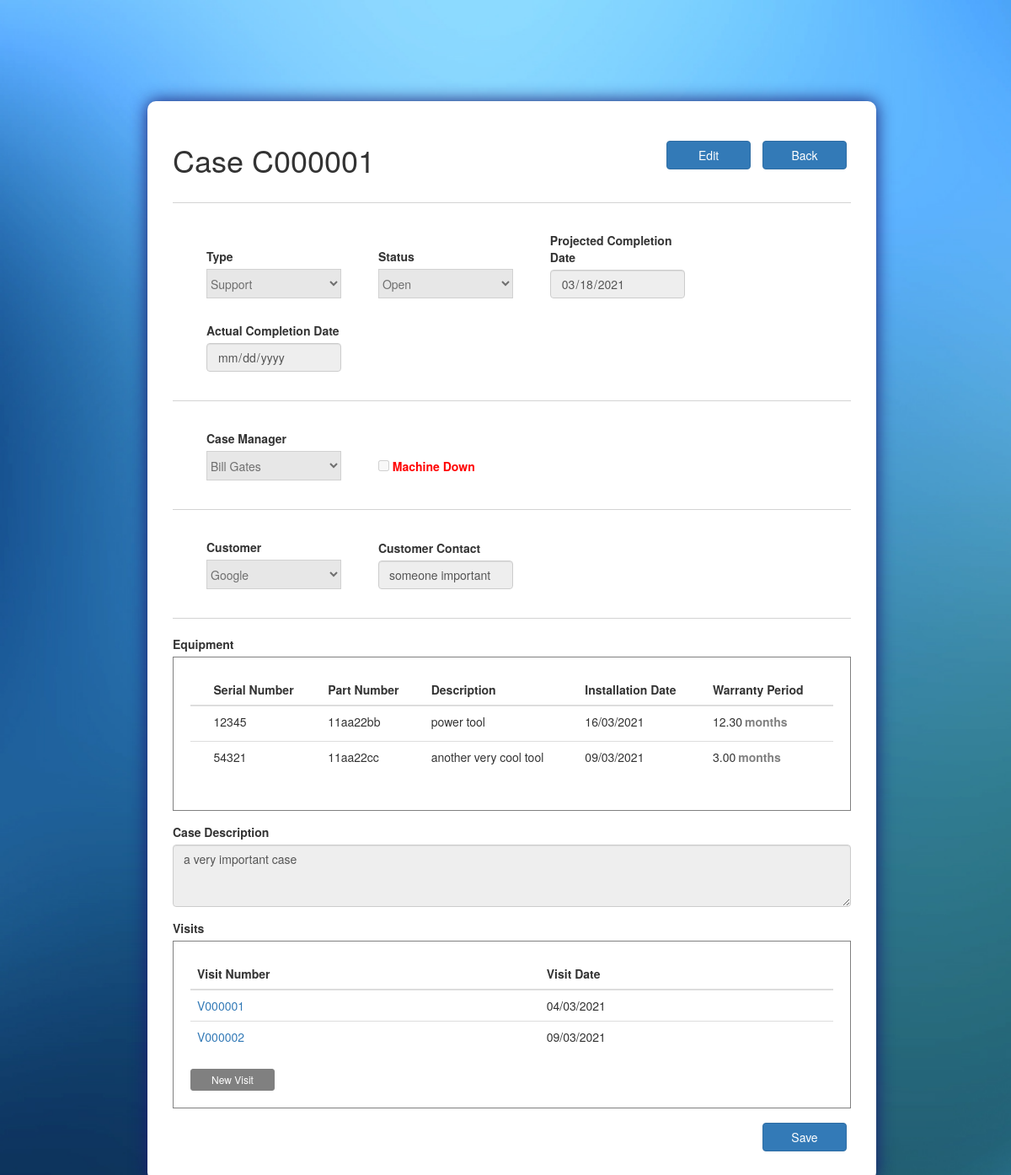
Screenshot of /case/C000001/ (signed in) with the database file from the repository.
### ASISupport_app/models.py (models this page shows, shortened)
class Case(models.Model):
	TYPES = (
		('Support', 'Support'),
		('Training', 'Training'),
		('Maintenance', 'Maintenance'),
		('installation','Installation')
	)
	STATUSES = (
		('Open', 'Open'),
		('Resolved', 'Resolved'),
		('Closed', 'Closed'),
		('On Hold','On Hold'),
		('Cancelled','Cancelled')
	)
	case_num = models.CharField(max_length=100, primary_key=True)
	case_type = models.CharField(max_length=100, choices=TYPES)
	status = models.CharField(max_length=100, choices=STATUSES)
	create_date = models.DateTimeField(default=timezone.now)
	target_date = models.DateField()
	actual_date = models.DateField(blank=True, null=True)
	case_manager = models.ForeignKey(Employee, on_delete=models.CASCADE)
	machine_down =  models.BooleanField(default=False)
	customer = models.ForeignKey(Customer, on_delete=models.CASCADE)
	customer_contact = models.CharField(max_length=100)
	case_description = models.TextField()
	cancellation_reason = models.TextField(blank=True, null=True)

class Employee(models.Model):
	employee_id = models.CharField(max_length=100, primary_key=True)
	first_name = models.CharField(max_length=100)
	last_name = models.CharField(max_length=100)
	phone_number = models.CharField(max_length=100)
	email = models.EmailField(max_length=254, unique = True)
	password = models.CharField(max_length=100)
	def __str__(self):
		return f'{self.first_name} {self.last_name}'

class Customer(models.Model):
	customer_name = models.CharField(max_length=100, primary_key=True)
	def __str__(self):
		return self.customer_name

class Equipment(models.Model):
	equip_sn = models.CharField(max_length=100, primary_key=True)
	equip_pn = models.CharField(max_length=100)
	equip_description = models.TextField()
	installation_date = models.DateTimeField()
	warranty = models.DecimalField(max_digits=20, decimal_places=2) #in months
	def __str__(self):
		return self.equip_sn

class Visit(models.Model):
	visit_num = models.CharField(max_length=100, primary_key=True)
	case_num = models.ForeignKey(Case, on_delete=models.CASCADE)
	visit_date = models.DateTimeField(default = timezone.now)
	engineer = models.ForeignKey(Employee, on_delete=models.CASCADE)
	customer = models.ForeignKey(Customer, on_delete=models.CASCADE)#!!!must be same customer as in case
	customer_contact = models.CharField(max_length=100)#!!!must be same customer as in case
	remote =  models.BooleanField(default=False)
	visit_start = models.TimeField()
	visit_end = models.TimeField()
	travel_hours = models.DecimalField(max_digits=20, decimal_places=2, default=0.00)
	num_of_engineers = models.IntegerField(blank=True, null=True)
	visit_summary = models.TextField()

### ASISupport_app/views.py (the view)
# urls.py: path('case/<id>/', views.case_view, name = 'view_case'),
@login_required(login_url='/accounts/login/')
def case_view(request, id):
	state = 'view'
	case = Case.objects.get(case_num=id)
	visits = Visit.objects.filter(case_num=id)
	case_equipment_lst = CaseEquipment.objects.filter(case_num=id)
	equip_lst = [ce.equip_sn for ce in case_equipment_lst]
	equipment = Equipment.objects.filter(equip_sn__in=equip_lst)
	statuses = Case.STATUSES
	return render(request, 'ASISupport_app/case.html', locals())

### templates/ASISupport_app/case.html (shortened to what this page needs)
<!DOCTYPE html>
{% extends "ASISupport_app/base.html" %}
{% load static %}
{% block head_block %}
	<link rel="stylesheet" type="text/css" href="{% static 'css/case.css' %}">
{% endblock %}
{% block body_block %}
	<section class="col-sm-1 col-sm-10 col-sm-1">
		<form class="form-container" action="{% url 'ASISupport_app:new_case' %}" method="POST">
			{% if state == 'view' %}
				<h1 class="inline_it">Case {{ case.case_num }}</h1>
				<div class="action_btn">
					<button type="submit" class="btn btn-primary">Edit</button>
					<button type="submit" class="btn btn-primary">Back</button>
				</div>
			{% else %}
				<h1 class="inline_it">New Case</h1>
			{% endif %}
			<hr class="solid">
			<div class="inline_it inline_spacing">
				<div>
					<label for="type">Type</label>
				</div>
				{% if state == 'view' %}
					<select class="form-select select_bar" name="type" disabled>
						<option selected>{{ case.case_type }}</option>
					</select>
				{% endif %}
			</div>
			<div class="inline_it inline_spacing">
				<div>
					<label for="status">Status</label>
				</div>
					{% if state == 'view' %}
						<select class="form-select select_bar" name="status" disabled>
							<option selected>{{ case.status }}</option>
						</select>
					{% endif %}
			</div>
			<div class="inline_it inline_spacing">
				<div>
					<label class="date_bar" for="projected_date">Projected Completion Date</label>
				</div>
				{% if state == 'view' %}
					<input class="form-control datepicker date_bar" name="projected_date" type="date" value="{{ case.target_date|date:'Y-m-d' }}" disabled>
				{% else %}
					<input class="form-control datepicker date_bar" name="projected_date" type="date">
				{% endif %}
			</div>
			<div class="inline_it inline_spacing last_row_object">
				<div>
					<label for="actual_date">Actual Completion Date</label>
				</div>
				{% if state == 'view' %}
					<input class="form-control datepicker date_bar" name="actual_date" type="date" value="{{ case.actual_date|date:'Y-m-d' }}" disabled>
				{% else %}
					<input class="form-control datepicker date_bar" name="actual_date" type="date">
				{% endif %}
			</div>
			<hr class="solid">
			<div class="inline_it inline_spacing">
				<div>
					<label for="case_manager">Case Manager</label>
				</div>
				{% if state == 'view' %}
					<select class="form-select select_bar" name="case_manager" disabled>
						<option selected>{{ case.case_manager }}</option>
					</select>
				{% endif %}
			</div>
			<div class="form-check inline_it inline_spacing machine_down_cb last_row_object">
				{% if state == 'view' %}
					{% if case.machine_down %}
						<input type="checkbox" name="machine_down" checked disabled>
					{% else %}
						<input type="checkbox" name="machine_down" disabled>
					{% endif %}
				{% else %}
					<input type="checkbox" name="machine_down">
				{% endif %}
				<label for="machine_down">Machine Down</label>
			</div>
			<hr class="solid">
			<div class="inline_it inline_spacing">
				<div>
					<label for="customer">Customer</label>
				</div>
				{% if state == 'view' %}
					<select class="form-select select_bar" name="customer" disabled>
						<option selected>{{ case.customer }}</option>
					</select>
				{% endif %}
			</div>
			<div class="inline_it inline_spacing last_row_object">
				<div>
					<label for="customer_contact">Customer Contact</label>
				</div>
				{% if state == 'view' %}
					<input class="form-control text_bar" name="customer_contact" type="text" placeholder="Enter Name..." value="{{ case.customer_contact }}" disabled>
				{% else %}
					<input class="form-control text_bar" name="customer_contact" type="text" placeholder="Enter Name...">
				{% endif %}
			</div>
			<hr class="solid">
			<div>
				<label>Equipment</label>
				<div class="object_table">
					<table class="table table-hover">
						<thead>
							<tr>
								<th scope="col"></th>
								<th scope="col">Serial Number</th>
					    		<th scope="col">Part Number</th>
					    		<th scope="col">Description</th>
					    		<th scope="col">Installation Date</th>
					    		<th scope="col">Warranty Period</th>
					    	</tr>
						</thead>
						{% if state == 'view' %}
							<tbody>
								{% for equip in equipment %}
										<tr>
											<td></td>
											<td>{{ equip.equip_sn }}</td>
											<td>{{ equip.equip_pn }}</td>
											<td>{{ equip.equip_description }}</td>
											<td>{{ equip.installation_date|date:'d/m/Y' }}</td>
											<td>{{ equip.warranty }}<label>months</label></td>
										</tr>
								{% endfor %}
							</tbody>
						{% endif %}
					</table>
				</div>
			</div>
			<div class="form-group description_bar">
				<label for="case_description">Case Description</label>
				{% if state == 'view' %}
					<textarea class="form-control" name="case_description" rows="3" disabled>{{ case.case_description }}</textarea>
				{% else %}
					<textarea class="form-control" name="case_description" rows="3"></textarea>
				{% endif %}
			</div>
			{% if state == 'view' %}
			<div>
				<label>Visits</label>
				<div class="object_table">
					<table class="table table-hover">
						<thead>
							<tr>
					    		<th scope="col">Visit Number</th>
					    		<th scope="col">Visit Date</th>
					    	</tr>
						</thead>
						<tbody>
							{% for visit in visits %}
							<tr>
								<td><a href="{% url 'ASISupport_app:view_visit' visit.visit_num %}">{{ visit.visit_num }}</a></td>
								<td>{{ visit.visit_date|date:'d/m/Y' }}</td>
							</tr>
							{% endfor %}
						</tbody>
					</table>
					<a href="{% url 'ASISupport_app:new_visit' %}" class="btn btn-primary btn-sm new_visit_btn">New Visit</a>
				</div>
			</div>
			{% endif %}
			<div class="action_btn">
				<button type="submit" class="btn btn-primary">Save</button>
			</div>
		</form>
	</section>
{% endblock %}

### static/css/base.css (style rules this page uses)
body { background-image: url('/static/images/Background1.jpg'); background-repeat: no-repeat; background-attachment: fixed; background-size: cover; }
.form-container { position: absolute; top: 15vh; background: #fff; padding: 30px; border-radius: 10px; box-shadow: 0px 0px 20px 0px #191970; }
hr.solid { border-top: 1px solid LightGray; }
.inline_it { display: inline-block; }

### static/css/case.css (style rules this page uses)
.form-container { margin: 0px 60px 0px; }
.select_bar { width: 160px; height: 35px; }
.date_bar { width: 160px; }
.inline_spacing { margin: 14px 0px; padding: 0px 0px 0px 40px; }
.last_row_object { padding-right: 40px; }
.text_bar { width: 160px; }
.machine_down_cb { color: red; }
.object_table { border: 1px solid gray; padding: 20px; width: 100%; }
.description_bar { margin: 15px 0px 15px 0px; }
.action_btn { float: right; margin-top: 12px; }
.action_btn button { width: 100px; margin: 5px; }
.new_visit_btn { width: 100px; background-color: gray; border-color: gray; padding: 3px; }
tr td:last-child label { color: gray; }
select:disabled { background: #dddddd; }
td label { padding-left: 3px; }

### rows the page displays
Case: case_num "C000001", type "Support", status "Open", projected_date "03/18/2021", case_manager "Bill Gates", customer "Google", customer_contact "someone important", case_description "a very important case"
Equipment: equip_sn "12345", equip_pn "11aa22bb", equip_description "power tool", installation_date "16/03/2021", warranty "12.30"
Equipment: equip_sn "54321", equip_pn "11aa22cc", equip_description "another very cool tool", installation_date "09/03/2021", warranty "3.00"
Visit: visit_num "V000001", visit_date "04/03/2021"
Visit: visit_num "V000002", visit_date "09/03/2021"
